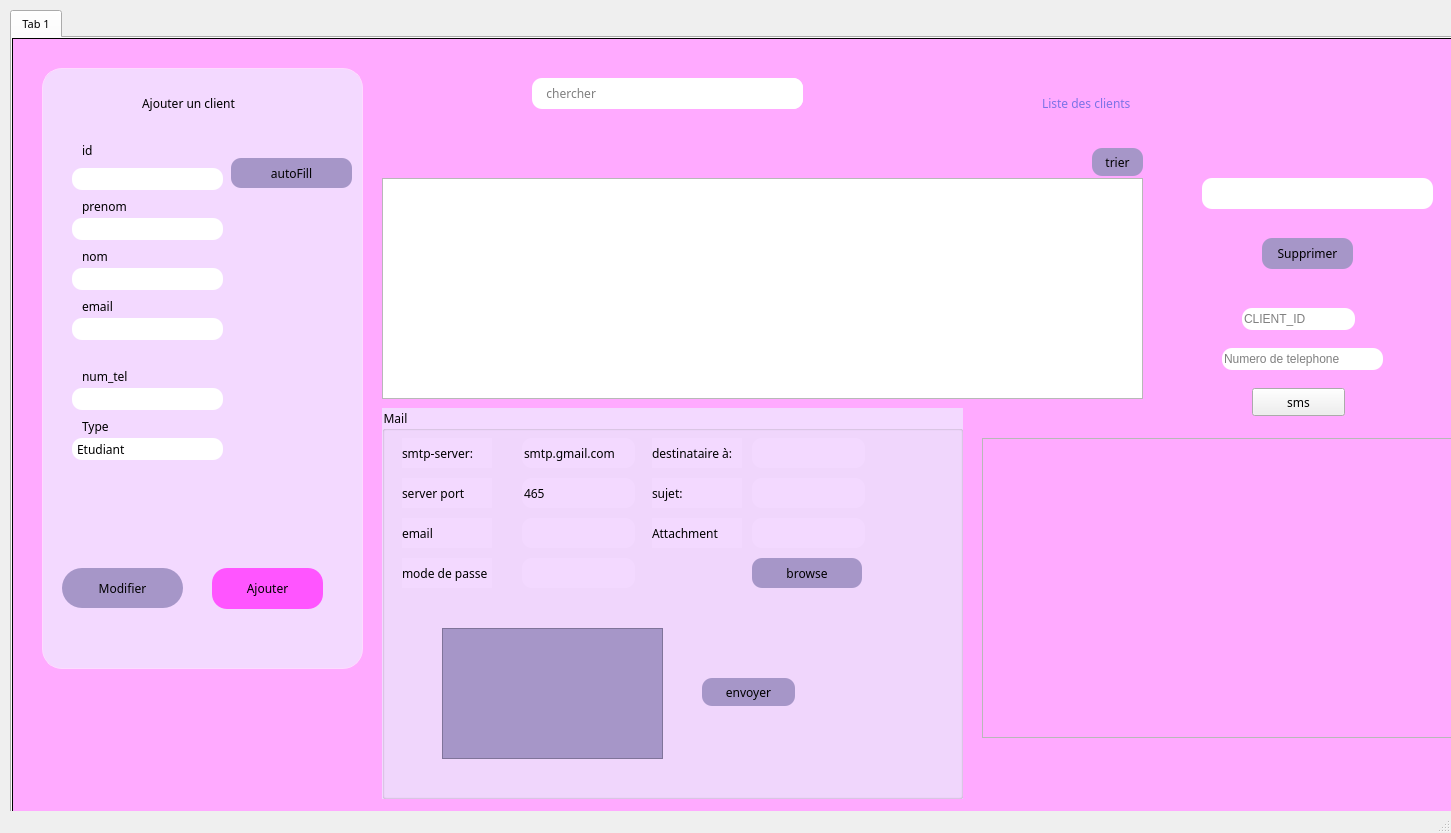
<?xml version="1.0" encoding="UTF-8"?>
<ui version="4.0">
 <class>gestionClient</class>
 <widget class="QMainWindow" name="gestionClient">
  <property name="geometry">
   <rect>
    <x>0</x>
    <y>0</y>
    <width>1451</width>
    <height>833</height>
   </rect>
  </property>
  <property name="windowTitle">
   <string>MainWindow</string>
  </property>
  <property name="styleSheet">
   <string notr="true"/>
  </property>
  <widget class="QWidget" name="centralwidget">
   <property name="styleSheet">
    <string notr="true"/>
   </property>
   <widget class="QTabWidget" name="tabWidget">
    <property name="geometry">
     <rect>
      <x>10</x>
      <y>10</y>
      <width>1500</width>
      <height>1000</height>
     </rect>
    </property>
    <property name="font">
     <font>
      <family>Outfit</family>
      <pointsize>8</pointsize>
      <weight>50</weight>
      <bold>false</bold>
     </font>
    </property>
    <property name="styleSheet">
     <string notr="true">QLineEdit {
border:none;
border-radius:10px;
}
</string>
    </property>
    <property name="tabPosition">
     <enum>QTabWidget::North</enum>
    </property>
    <property name="tabShape">
     <enum>QTabWidget::Rounded</enum>
    </property>
    <property name="currentIndex">
     <number>0</number>
    </property>
    <property name="iconSize">
     <size>
      <width>50</width>
      <height>50</height>
     </size>
    </property>
    <property name="elideMode">
     <enum>Qt::ElideRight</enum>
    </property>
    <widget class="QWidget" name="tab_4">
     <property name="styleSheet">
      <string notr="true">QWidget#tab_4{
border:1px solid;
	
	background-color: rgb(255, 170, 255);

}</string>
     </property>
     <attribute name="title">
      <string>Tab 1</string>
     </attribute>
     <widget class="QGroupBox" name="groupBox_10">
      <property name="geometry">
       <rect>
        <x>30</x>
        <y>30</y>
        <width>321</width>
        <height>601</height>
       </rect>
      </property>
      <property name="font">
       <font>
        <family>Outfit</family>
        <weight>50</weight>
        <bold>false</bold>
       </font>
      </property>
      <property name="styleSheet">
       <string notr="true">QGroupBox#groupBox_10{
	
background-color: rgb(243, 217, 255);
	border : 1px solid ;
	border-color: rgb(254, 219, 255);
	border-radius:20px;
	

	
}</string>
      </property>
      <property name="title">
       <string/>
      </property>
      <property name="flat">
       <bool>true</bool>
      </property>
      <property name="checkable">
       <bool>false</bool>
      </property>
      <widget class="QLabel" name="cin_4">
       <property name="geometry">
        <rect>
         <x>40</x>
         <y>70</y>
         <width>51</width>
         <height>21</height>
        </rect>
       </property>
       <property name="font">
        <font>
         <family>Outfit</family>
         <weight>50</weight>
         <bold>false</bold>
        </font>
       </property>
       <property name="autoFillBackground">
        <bool>false</bool>
       </property>
       <property name="styleSheet">
        <string notr="true">QLabel{
border : none;
}</string>
       </property>
       <property name="text">
        <string>id</string>
       </property>
       <property name="alignment">
        <set>Qt::AlignBottom|Qt::AlignLeading|Qt::AlignLeft</set>
       </property>
       <property name="wordWrap">
        <bool>false</bool>
       </property>
      </widget>
      <widget class="QLabel" name="prenm_4">
       <property name="geometry">
        <rect>
         <x>40</x>
         <y>180</y>
         <width>56</width>
         <height>16</height>
        </rect>
       </property>
       <property name="font">
        <font>
         <family>Outfit</family>
         <weight>50</weight>
         <bold>false</bold>
        </font>
       </property>
       <property name="styleSheet">
        <string notr="true">QLabel{
border : none;
}</string>
       </property>
       <property name="text">
        <string>nom</string>
       </property>
      </widget>
      <widget class="QLabel" name="email_4">
       <property name="geometry">
        <rect>
         <x>40</x>
         <y>230</y>
         <width>58</width>
         <height>16</height>
        </rect>
       </property>
       <property name="font">
        <font>
         <family>Outfit</family>
         <weight>50</weight>
         <bold>false</bold>
        </font>
       </property>
       <property name="autoFillBackground">
        <bool>false</bool>
       </property>
       <property name="styleSheet">
        <string notr="true">QLabel{
border : none;
}</string>
       </property>
       <property name="text">
        <string>email</string>
       </property>
       <property name="textFormat">
        <enum>Qt::PlainText</enum>
       </property>
      </widget>
      <widget class="QLineEdit" name="lineEdit_id_4">
       <property name="geometry">
        <rect>
         <x>30</x>
         <y>100</y>
         <width>151</width>
         <height>22</height>
        </rect>
       </property>
       <property name="font">
        <font>
         <family>Outfit</family>
         <weight>50</weight>
         <bold>false</bold>
        </font>
       </property>
       <property name="autoFillBackground">
        <bool>false</bool>
       </property>
       <property name="styleSheet">
        <string notr="true">QLineEdit {
border:none;
border-radius:10px;
}
</string>
       </property>
       <property name="text">
        <string/>
       </property>
       <property name="maxLength">
        <number>99999999</number>
       </property>
      </widget>
      <widget class="QLineEdit" name="lineEdit_email_4">
       <property name="geometry">
        <rect>
         <x>30</x>
         <y>250</y>
         <width>151</width>
         <height>22</height>
        </rect>
       </property>
       <property name="font">
        <font>
         <family>Outfit</family>
         <weight>50</weight>
         <bold>false</bold>
        </font>
       </property>
       <property name="styleSheet">
        <string>QLineEdit {
border:none;
border-radius:10px;
}
</string>
       </property>
      </widget>
      <widget class="QLineEdit" name="lineEdit_prenom_4">
       <property name="geometry">
        <rect>
         <x>30</x>
         <y>150</y>
         <width>151</width>
         <height>22</height>
        </rect>
       </property>
       <property name="font">
        <font>
         <family>Outfit</family>
         <weight>50</weight>
         <bold>false</bold>
        </font>
       </property>
       <property name="autoFillBackground">
        <bool>false</bool>
       </property>
       <property name="styleSheet">
        <string notr="true">QLineEdit {
border:none;
border-radius:10px;
}
</string>
       </property>
       <property name="text">
        <string/>
       </property>
      </widget>
      <widget class="QLabel" name="password_7">
       <property name="geometry">
        <rect>
         <x>40</x>
         <y>300</y>
         <width>58</width>
         <height>16</height>
        </rect>
       </property>
       <property name="font">
        <font>
         <family>Outfit</family>
         <weight>50</weight>
         <bold>false</bold>
        </font>
       </property>
       <property name="styleSheet">
        <string notr="true">QLabel{
border : none;
}</string>
       </property>
       <property name="text">
        <string>num_tel</string>
       </property>
      </widget>
      <widget class="QLineEdit" name="lineEdit_nom_4">
       <property name="geometry">
        <rect>
         <x>30</x>
         <y>200</y>
         <width>151</width>
         <height>22</height>
        </rect>
       </property>
       <property name="font">
        <font>
         <family>Outfit</family>
         <weight>50</weight>
         <bold>false</bold>
        </font>
       </property>
       <property name="styleSheet">
        <string notr="true">QLineEdit {
border:none;
border-radius:10px;
}
</string>
       </property>
      </widget>
      <widget class="QLabel" name="prenom_4">
       <property name="geometry">
        <rect>
         <x>40</x>
         <y>130</y>
         <width>56</width>
         <height>16</height>
        </rect>
       </property>
       <property name="font">
        <font>
         <family>Outfit</family>
         <weight>50</weight>
         <bold>false</bold>
        </font>
       </property>
       <property name="styleSheet">
        <string notr="true">QLabel{
border : none;
}</string>
       </property>
       <property name="text">
        <string>prenom</string>
       </property>
      </widget>
      <widget class="QLineEdit" name="lineEdit_numtel_4">
       <property name="geometry">
        <rect>
         <x>30</x>
         <y>320</y>
         <width>151</width>
         <height>22</height>
        </rect>
       </property>
       <property name="font">
        <font>
         <family>Outfit</family>
         <weight>50</weight>
         <bold>false</bold>
        </font>
       </property>
       <property name="styleSheet">
        <string notr="true">QLineEdit {
border:none;
border-radius:10px;
}
</string>
       </property>
       <property name="maxLength">
        <number>8</number>
       </property>
      </widget>
      <widget class="QLabel" name="password_8">
       <property name="geometry">
        <rect>
         <x>40</x>
         <y>350</y>
         <width>58</width>
         <height>16</height>
        </rect>
       </property>
       <property name="font">
        <font>
         <family>Outfit</family>
         <weight>50</weight>
         <bold>false</bold>
        </font>
       </property>
       <property name="styleSheet">
        <string notr="true">QLabel{
border : none;
}</string>
       </property>
       <property name="text">
        <string>Type</string>
       </property>
      </widget>
      <widget class="QComboBox" name="comboBox_4">
       <property name="geometry">
        <rect>
         <x>30</x>
         <y>370</y>
         <width>151</width>
         <height>22</height>
        </rect>
       </property>
       <property name="font">
        <font>
         <family>Outfit</family>
         <weight>50</weight>
         <bold>false</bold>
        </font>
       </property>
       <property name="acceptDrops">
        <bool>false</bool>
       </property>
       <property name="toolTip">
        <string>&lt;html&gt;&lt;head/&gt;&lt;body&gt;&lt;p&gt;&lt;img src=&quot;:/down-arrow.png&quot;/&gt;&lt;/p&gt;&lt;/body&gt;&lt;/html&gt;</string>
       </property>
       <property name="whatsThis">
        <string notr="true">&lt;html&gt;&lt;head/&gt;&lt;body&gt;&lt;p&gt;&lt;img src=&quot;:/down-arrow.png&quot;/&gt;&lt;/p&gt;&lt;/body&gt;&lt;/html&gt;</string>
       </property>
       <property name="styleSheet">
        <string notr="true">QComboBox {
border:none;
border-radius:10px;

}
QComboBox::drop-down
{   
    border: none;
	background: transparent;

}
 QComboBox::down-arrow{
 background-image : url(down-arrow.png);

}
</string>
       </property>
       <property name="frame">
        <bool>true</bool>
       </property>
       <item>
        <property name="text">
         <string>Etudiant</string>
        </property>
       </item>
       <item>
        <property name="text">
         <string>Eleve</string>
        </property>
       </item>
       <item>
        <property name="text">
         <string>Nouvel élément</string>
        </property>
       </item>
      </widget>
      <widget class="QLabel" name="label_31">
       <property name="geometry">
        <rect>
         <x>100</x>
         <y>20</y>
         <width>131</width>
         <height>31</height>
        </rect>
       </property>
       <property name="font">
        <font>
         <family>Outfit</family>
         <weight>50</weight>
         <bold>false</bold>
        </font>
       </property>
       <property name="styleSheet">
        <string notr="true">QLabel#label {
color:#7c73e6;
}</string>
       </property>
       <property name="text">
        <string>Ajouter un client</string>
       </property>
      </widget>
      <widget class="QPushButton" name="pushButton_34">
       <property name="geometry">
        <rect>
         <x>170</x>
         <y>500</y>
         <width>111</width>
         <height>41</height>
        </rect>
       </property>
       <property name="font">
        <font>
         <family>Outfit</family>
         <weight>50</weight>
         <bold>false</bold>
        </font>
       </property>
       <property name="styleSheet">
        <string notr="true">QPushButton{

	border:none;
	border-radius:15px;
	background-color: rgb(255, 85, 255);
	
}</string>
       </property>
       <property name="text">
        <string>Ajouter</string>
       </property>
      </widget>
      <widget class="QLabel" name="label_email_valid_4">
       <property name="geometry">
        <rect>
         <x>30</x>
         <y>280</y>
         <width>151</width>
         <height>20</height>
        </rect>
       </property>
       <property name="font">
        <font>
         <family>Outfit</family>
         <weight>50</weight>
         <bold>false</bold>
        </font>
       </property>
       <property name="text">
        <string/>
       </property>
      </widget>
      <widget class="QPushButton" name="pushButton_35">
       <property name="geometry">
        <rect>
         <x>20</x>
         <y>500</y>
         <width>121</width>
         <height>40</height>
        </rect>
       </property>
       <property name="font">
        <font>
         <family>Outfit</family>
         <weight>50</weight>
         <bold>false</bold>
        </font>
       </property>
       <property name="styleSheet">
        <string notr="true">QPushButton{
	border:none;
	border-radius:20px;
	
	background-color: #a696c8;	
}</string>
       </property>
       <property name="text">
        <string>Modifier</string>
       </property>
      </widget>
      <widget class="QPushButton" name="pushButton_36">
       <property name="geometry">
        <rect>
         <x>189</x>
         <y>90</y>
         <width>121</width>
         <height>30</height>
        </rect>
       </property>
       <property name="font">
        <font>
         <family>Outfit</family>
         <weight>50</weight>
         <bold>false</bold>
        </font>
       </property>
       <property name="styleSheet">
        <string notr="true">QPushButton{
	border:none;
	border-radius:10px;
	
	background-color: #a696c8;
	
}</string>
       </property>
       <property name="text">
        <string>autoFill</string>
       </property>
      </widget>
     </widget>
     <widget class="QGroupBox" name="groupBox_11">
      <property name="geometry">
       <rect>
        <x>480</x>
        <y>30</y>
        <width>371</width>
        <height>81</height>
       </rect>
      </property>
      <property name="font">
       <font>
        <family>Outfit</family>
        <weight>50</weight>
        <bold>false</bold>
       </font>
      </property>
      <property name="styleSheet">
       <string notr="true">QGroupBox{
	border:none;
}</string>
      </property>
      <property name="title">
       <string/>
      </property>
      <widget class="QLineEdit" name="lineEdit_4">
       <property name="geometry">
        <rect>
         <x>40</x>
         <y>10</y>
         <width>271</width>
         <height>31</height>
        </rect>
       </property>
       <property name="font">
        <font>
         <family>Outfit</family>
         <weight>50</weight>
         <bold>false</bold>
        </font>
       </property>
       <property name="text">
        <string/>
       </property>
       <property name="placeholderText">
        <string notr="true">    chercher</string>
       </property>
      </widget>
      <widget class="QPushButton" name="pushButton_37">
       <property name="geometry">
        <rect>
         <x>270</x>
         <y>10</y>
         <width>41</width>
         <height>31</height>
        </rect>
       </property>
       <property name="font">
        <font>
         <family>Outfit</family>
         <weight>50</weight>
         <bold>false</bold>
        </font>
       </property>
       <property name="styleSheet">
        <string notr="true">QPushButton{
	border:none;
	border-radius:10px;
	background-color: rgb(255, 255, 255);
	
}</string>
       </property>
       <property name="text">
        <string/>
       </property>
       <property name="icon">
        <iconset>
         <normaloff>../../../Desktop/loupe-et-icone-de-recherche-de-couleur-rose.png</normaloff>../../../Desktop/loupe-et-icone-de-recherche-de-couleur-rose.png</iconset>
       </property>
      </widget>
     </widget>
     <widget class="QWidget" name="widget_4" native="true">
      <property name="geometry">
       <rect>
        <x>930</x>
        <y>30</y>
        <width>291</width>
        <height>71</height>
       </rect>
      </property>
      <property name="font">
       <font>
        <family>Outfit</family>
        <weight>50</weight>
        <bold>false</bold>
       </font>
      </property>
      <property name="styleSheet">
       <string notr="true">QWidget
{
    border:0px;
	background-color: transparent;

}</string>
      </property>
      <widget class="QLabel" name="label_32">
       <property name="geometry">
        <rect>
         <x>100</x>
         <y>10</y>
         <width>131</width>
         <height>51</height>
        </rect>
       </property>
       <property name="font">
        <font>
         <family>Outfit</family>
         <weight>50</weight>
         <bold>false</bold>
        </font>
       </property>
       <property name="styleSheet">
        <string notr="true">QLabel{
color: #7c73e6;
border:none;
}</string>
       </property>
       <property name="text">
        <string>Liste des clients</string>
       </property>
       <property name="textFormat">
        <enum>Qt::RichText</enum>
       </property>
      </widget>
      <widget class="QPushButton" name="pushButton_38">
       <property name="geometry">
        <rect>
         <x>180</x>
         <y>0</y>
         <width>91</width>
         <height>71</height>
        </rect>
       </property>
       <property name="font">
        <font>
         <family>Outfit</family>
         <weight>50</weight>
         <bold>false</bold>
        </font>
       </property>
       <property name="styleSheet">
        <string notr="true">QPushButton{
border:none;
background-color:transparent;
}</string>
       </property>
       <property name="text">
        <string/>
       </property>
       <property name="icon">
        <iconset>
         <normaloff>../../../Desktop/5136976.png</normaloff>../../../Desktop/5136976.png</iconset>
       </property>
       <property name="iconSize">
        <size>
         <width>30</width>
         <height>30</height>
        </size>
       </property>
      </widget>
     </widget>
     <widget class="QLineEdit" name="id_sup_4">
      <property name="geometry">
       <rect>
        <x>1190</x>
        <y>140</y>
        <width>231</width>
        <height>31</height>
       </rect>
      </property>
      <property name="font">
       <font>
        <family>Outfit</family>
        <weight>50</weight>
        <bold>false</bold>
       </font>
      </property>
     </widget>
     <widget class="QTableView" name="tab_client_4">
      <property name="geometry">
       <rect>
        <x>370</x>
        <y>140</y>
        <width>761</width>
        <height>221</height>
       </rect>
      </property>
      <property name="font">
       <font>
        <family>Outfit</family>
        <weight>50</weight>
        <bold>false</bold>
       </font>
      </property>
     </widget>
     <widget class="QPushButton" name="pushButton_39">
      <property name="geometry">
       <rect>
        <x>1250</x>
        <y>200</y>
        <width>91</width>
        <height>31</height>
       </rect>
      </property>
      <property name="font">
       <font>
        <family>Outfit</family>
        <weight>50</weight>
        <bold>false</bold>
       </font>
      </property>
      <property name="styleSheet">
       <string notr="true">QPushButton{
	border:none;
	border-radius:10px;
	
	background-color: #a696c8;

}</string>
      </property>
      <property name="text">
       <string>Supprimer</string>
      </property>
     </widget>
     <widget class="QPushButton" name="pushButton_40">
      <property name="geometry">
       <rect>
        <x>1080</x>
        <y>110</y>
        <width>51</width>
        <height>28</height>
       </rect>
      </property>
      <property name="font">
       <font>
        <family>Outfit</family>
        <weight>50</weight>
        <bold>false</bold>
       </font>
      </property>
      <property name="styleSheet">
       <string notr="true">QPushButton{
	border:none;
	border-radius:10px;
	
	background-color: #a696c8;
	
}</string>
      </property>
      <property name="text">
       <string>trier</string>
      </property>
     </widget>
     <widget class="QFrame" name="frame_4">
      <property name="geometry">
       <rect>
        <x>970</x>
        <y>400</y>
        <width>471</width>
        <height>300</height>
       </rect>
      </property>
      <property name="font">
       <font>
        <family>Outfit</family>
        <weight>50</weight>
        <bold>false</bold>
       </font>
      </property>
      <property name="frameShape">
       <enum>QFrame::StyledPanel</enum>
      </property>
      <property name="frameShadow">
       <enum>QFrame::Raised</enum>
      </property>
     </widget>
     <widget class="QPushButton" name="pushButton_41">
      <property name="geometry">
       <rect>
        <x>1240</x>
        <y>350</y>
        <width>93</width>
        <height>28</height>
       </rect>
      </property>
      <property name="font">
       <font>
        <family>Outfit</family>
        <weight>50</weight>
        <bold>false</bold>
       </font>
      </property>
      <property name="text">
       <string>sms</string>
      </property>
     </widget>
     <widget class="QGroupBox" name="groupBox_12">
      <property name="geometry">
       <rect>
        <x>370</x>
        <y>370</y>
        <width>581</width>
        <height>391</height>
       </rect>
      </property>
      <property name="font">
       <font>
        <family>Outfit</family>
        <weight>50</weight>
        <bold>false</bold>
       </font>
      </property>
      <property name="styleSheet">
       <string notr="true">background-color: rgb(243, 217, 255);</string>
      </property>
      <property name="title">
       <string>Mail</string>
      </property>
      <widget class="QLabel" name="label_33">
       <property name="geometry">
        <rect>
         <x>270</x>
         <y>30</y>
         <width>90</width>
         <height>30</height>
        </rect>
       </property>
       <property name="font">
        <font>
         <family>Outfit</family>
         <weight>50</weight>
         <bold>false</bold>
        </font>
       </property>
       <property name="text">
        <string>destinataire à:</string>
       </property>
      </widget>
      <widget class="QLabel" name="label_34">
       <property name="geometry">
        <rect>
         <x>270</x>
         <y>70</y>
         <width>90</width>
         <height>30</height>
        </rect>
       </property>
       <property name="font">
        <font>
         <family>Outfit</family>
         <weight>50</weight>
         <bold>false</bold>
        </font>
       </property>
       <property name="text">
        <string>sujet:</string>
       </property>
      </widget>
      <widget class="QLineEdit" name="subject_5">
       <property name="geometry">
        <rect>
         <x>370</x>
         <y>70</y>
         <width>113</width>
         <height>30</height>
        </rect>
       </property>
       <property name="font">
        <font>
         <family>Outfit</family>
         <weight>50</weight>
         <bold>false</bold>
        </font>
       </property>
      </widget>
      <widget class="QLineEdit" name="rcpt_5">
       <property name="geometry">
        <rect>
         <x>370</x>
         <y>30</y>
         <width>113</width>
         <height>30</height>
        </rect>
       </property>
       <property name="font">
        <font>
         <family>Outfit</family>
         <weight>50</weight>
         <bold>false</bold>
        </font>
       </property>
      </widget>
      <widget class="QLineEdit" name="uname_5">
       <property name="geometry">
        <rect>
         <x>140</x>
         <y>110</y>
         <width>113</width>
         <height>30</height>
        </rect>
       </property>
       <property name="font">
        <font>
         <family>Outfit</family>
         <weight>50</weight>
         <bold>false</bold>
        </font>
       </property>
      </widget>
      <widget class="QLabel" name="label_35">
       <property name="geometry">
        <rect>
         <x>20</x>
         <y>70</y>
         <width>90</width>
         <height>30</height>
        </rect>
       </property>
       <property name="font">
        <font>
         <family>Outfit</family>
         <weight>50</weight>
         <bold>false</bold>
        </font>
       </property>
       <property name="text">
        <string>server port</string>
       </property>
      </widget>
      <widget class="QLineEdit" name="server_5">
       <property name="geometry">
        <rect>
         <x>140</x>
         <y>30</y>
         <width>113</width>
         <height>30</height>
        </rect>
       </property>
       <property name="font">
        <font>
         <family>Outfit</family>
         <weight>50</weight>
         <bold>false</bold>
        </font>
       </property>
       <property name="text">
        <string>smtp.gmail.com</string>
       </property>
      </widget>
      <widget class="QLabel" name="label_36">
       <property name="geometry">
        <rect>
         <x>20</x>
         <y>30</y>
         <width>90</width>
         <height>30</height>
        </rect>
       </property>
       <property name="font">
        <font>
         <family>Outfit</family>
         <weight>50</weight>
         <bold>false</bold>
        </font>
       </property>
       <property name="text">
        <string>smtp-server:</string>
       </property>
      </widget>
      <widget class="QLineEdit" name="port_5">
       <property name="geometry">
        <rect>
         <x>140</x>
         <y>70</y>
         <width>113</width>
         <height>30</height>
        </rect>
       </property>
       <property name="font">
        <font>
         <family>Outfit</family>
         <weight>50</weight>
         <bold>false</bold>
        </font>
       </property>
       <property name="text">
        <string>465</string>
       </property>
      </widget>
      <widget class="QLineEdit" name="paswd_5">
       <property name="geometry">
        <rect>
         <x>140</x>
         <y>150</y>
         <width>113</width>
         <height>30</height>
        </rect>
       </property>
       <property name="font">
        <font>
         <family>Outfit</family>
         <weight>50</weight>
         <bold>false</bold>
        </font>
       </property>
      </widget>
      <widget class="QLabel" name="label_37">
       <property name="geometry">
        <rect>
         <x>270</x>
         <y>110</y>
         <width>90</width>
         <height>30</height>
        </rect>
       </property>
       <property name="font">
        <font>
         <family>Outfit</family>
         <weight>50</weight>
         <bold>false</bold>
        </font>
       </property>
       <property name="text">
        <string>Attachment</string>
       </property>
      </widget>
      <widget class="QPushButton" name="pushButton_42">
       <property name="geometry">
        <rect>
         <x>370</x>
         <y>150</y>
         <width>110</width>
         <height>30</height>
        </rect>
       </property>
       <property name="font">
        <font>
         <family>Outfit</family>
         <weight>50</weight>
         <bold>false</bold>
        </font>
       </property>
       <property name="styleSheet">
        <string notr="true">QPushButton{
	border:none;
	border-radius:10px;
	
	background-color: #a696c8;
	
}</string>
       </property>
       <property name="text">
        <string>browse</string>
       </property>
      </widget>
      <widget class="QLabel" name="label_38">
       <property name="geometry">
        <rect>
         <x>20</x>
         <y>150</y>
         <width>90</width>
         <height>30</height>
        </rect>
       </property>
       <property name="font">
        <font>
         <family>Outfit</family>
         <weight>50</weight>
         <bold>false</bold>
        </font>
       </property>
       <property name="text">
        <string>mode de passe</string>
       </property>
      </widget>
      <widget class="QLineEdit" name="file_5">
       <property name="geometry">
        <rect>
         <x>370</x>
         <y>110</y>
         <width>113</width>
         <height>30</height>
        </rect>
       </property>
       <property name="font">
        <font>
         <family>Outfit</family>
         <weight>50</weight>
         <bold>false</bold>
        </font>
       </property>
      </widget>
      <widget class="QLabel" name="label_39">
       <property name="geometry">
        <rect>
         <x>20</x>
         <y>110</y>
         <width>90</width>
         <height>30</height>
        </rect>
       </property>
       <property name="font">
        <font>
         <family>Outfit</family>
         <weight>50</weight>
         <bold>false</bold>
        </font>
       </property>
       <property name="text">
        <string>email</string>
       </property>
      </widget>
      <widget class="QPlainTextEdit" name="msg_5">
       <property name="geometry">
        <rect>
         <x>60</x>
         <y>220</y>
         <width>221</width>
         <height>131</height>
        </rect>
       </property>
       <property name="font">
        <font>
         <family>Outfit</family>
         <weight>50</weight>
         <bold>false</bold>
        </font>
       </property>
       <property name="styleSheet">
        <string notr="true">background:#a696c8;</string>
       </property>
      </widget>
      <widget class="QPushButton" name="pushButton_43">
       <property name="geometry">
        <rect>
         <x>320</x>
         <y>270</y>
         <width>93</width>
         <height>28</height>
        </rect>
       </property>
       <property name="font">
        <font>
         <family>Outfit</family>
         <weight>50</weight>
         <bold>false</bold>
        </font>
       </property>
       <property name="styleSheet">
        <string notr="true">QPushButton{
	border:none;
	border-radius:10px;
	
	background-color: #a696c8;
	
}</string>
       </property>
       <property name="text">
        <string>envoyer</string>
       </property>
      </widget>
     </widget>
     <widget class="QLineEdit" name="lineEdit_sms_num_tel_4">
      <property name="geometry">
       <rect>
        <x>1210</x>
        <y>310</y>
        <width>161</width>
        <height>22</height>
       </rect>
      </property>
      <property name="placeholderText">
       <string>Numero de telephone</string>
      </property>
     </widget>
     <widget class="QLineEdit" name="lineEdit_sms_id_4">
      <property name="geometry">
       <rect>
        <x>1230</x>
        <y>270</y>
        <width>113</width>
        <height>22</height>
       </rect>
      </property>
      <property name="placeholderText">
       <string>CLIENT_ID</string>
      </property>
     </widget>
    </widget>
   </widget>
  </widget>
  <widget class="QMenuBar" name="menubar">
   <property name="geometry">
    <rect>
     <x>0</x>
     <y>0</y>
     <width>1451</width>
     <height>26</height>
    </rect>
   </property>
  </widget>
  <widget class="QStatusBar" name="statusbar"/>
 </widget>
 <resources/>
 <connections/>
</ui>
